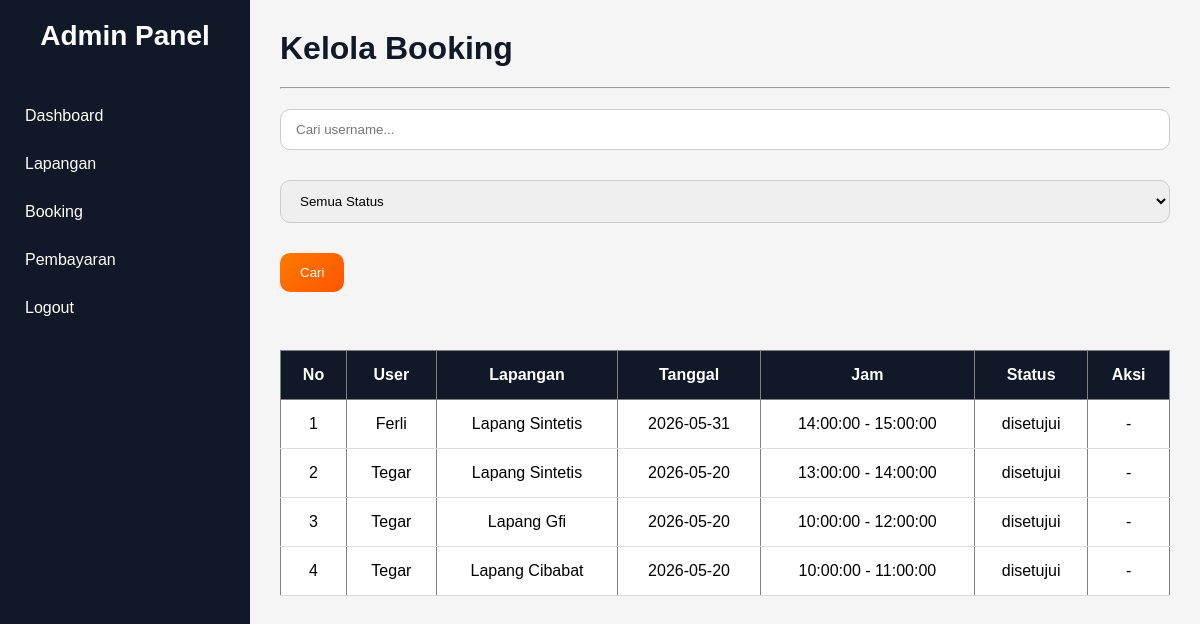
/PemesananLapanganFutsal/Admin/Booking_admin.php (signed in), run on the app's committed database.
### tables this page shows
CREATE TABLE `tbooking` (
  `Id_booking` int(11) NOT NULL,
  `Username` varchar(100) NOT NULL,
  `Id_lapang` int(11) NOT NULL,
  `Tanggal` date NOT NULL,
  `Jam_mulai` time NOT NULL,
  `Jam_selesai` time NOT NULL,
  `Status` varchar(50) NOT NULL
);

CREATE TABLE `tlapang` (
  `Id_lapang` int(11) NOT NULL,
  `Nama_lapangan` varchar(100) NOT NULL,
  `Harga` int(11) NOT NULL,
  `Deskripsi` text NOT NULL,
  `Gambar` varchar(255) DEFAULT NULL
);

### PemesananLapanganFutsal/Admin/Booking_admin.php (the view, shortened to what this page needs)
<?php
require_once("../config/koneksi.php");
include "Layout_admin.php";
$search = "";
$query = "SELECT *
FROM tbooking
INNER JOIN tlapang
ON tbooking.Id_lapang =
tlapang.Id_lapang
WHERE Username LIKE '%$search%'";
$query .=
" ORDER BY Id_booking DESC";
$result = mysqli_query($koneksi, $query);
?>
<h1>Kelola Booking</h1>
<hr>
<form method="GET"
      class="filter-form">
    <input type="text"
           name="search"
           placeholder="Cari username..."
           value="<?= $search; ?>">
    <select name="status">
        <option value="">
            Semua Status
        </option>
    </select>
    <button type="submit">
        Cari
    </button>
</form>
<br>
<div class="table-container">
    <table border="1" cellpadding="10">
        <tr>
            <th>No</th>
            <th>User</th>
            <th>Lapangan</th>
            <th>Tanggal</th>
            <th>Jam</th>
            <th>Status</th>
            <th>Aksi</th>
        </tr>
        <?php
        $no = 1;
        while ($row = mysqli_fetch_assoc($result)) {
            ?>
            <tr>
                <td><?= $no++; ?></td>
                <td>
                    <?= $row['Username']; ?>
                </td>
                <td>
                    <?= $row['Nama_lapangan']; ?>
                </td>
                <td>
                    <?= $row['Tanggal']; ?>
                </td>
                <td>
                    <?= $row['Jam_mulai']; ?>
                    -
                    <?= $row['Jam_selesai']; ?>
                </td>
                <td>
                    <?= $row['Status']; ?>
                </td>
                <td>
                    <?php if ($row['Status'] == 'menunggu') { ?>
                        <a href="Action/Approve_booking.php?id=<?= $row['Id_booking']; ?>">
                            Approve
                        </a>
                        |
                        <a href="Action/Disapprove_booking.php?id=<?= $row['Id_booking']; ?>">
                            Disapprove
                        </a>
                    <?php } else { ?>
                        -
                    <?php } ?>
                </td>
            </tr>
        <?php } ?>
    </table>
</div>
<?php include "Footer_admin.php"; ?>

### PemesananLapanganFutsal/asset/css/admin.css (style rules this page uses)
:root { --primary: #ff7a00; --dark: #111827; --dark2: #1f2937; --light: #f5f5f5; --white: #ffffff; }
* { margin: 0; padding: 0; box-sizing: border-box; font-family: Arial, sans-serif; }
body { background: var(--light); }
h1 { margin-bottom: 20px; color: var(--dark); }
input, textarea, select { width: 100%; padding: 12px; border: 1px solid #ccc; border-radius: 8px; margin-bottom: 15px; }
button, .btn { padding: 10px 18px; border: none; border-radius: 8px; background: var(--primary); color: white; cursor: pointer; text-decoration: none; transition: 0.3s; }
table { width: 100%; border-collapse: collapse; background: white; margin-top: 20px; }
table th { background: var(--dark); color: white; padding: 15px; text-align: center; }
table td { padding: 15px; border-bottom: 1px solid #ddd; text-align: center; vertical-align: middle; }
.filter-form { display: flex; gap: 15px; margin: 20px 0; flex-wrap: wrap; }
.filter-form input, .filter-form select { padding: 12px 15px; border-radius: 10px; border: 1px solid #ccc; outline: none; min-width: 220px; }
.filter-form button { padding: 12px 20px; border: none; border-radius: 10px; background: linear-gradient( 135deg, #ff7a00, #ff5500 ); color: white; cursor: pointer; transition: 0.3s; }

### data on the page
tbooking: Username "Ferli", Id_lapang.Nama_lapangan "Lapang Sintetis", Tanggal "2026-05-31", Jam_mulai "14:00:00", Jam_selesai "15:00:00", Status "disetujui"
tbooking: Username "Tegar", Id_lapang.Nama_lapangan "Lapang Sintetis", Tanggal "2026-05-20", Jam_mulai "13:00:00", Jam_selesai "14:00:00", Status "disetujui"
tbooking: Username "Tegar", Id_lapang.Nama_lapangan "Lapang Gfi", Tanggal "2026-05-20", Jam_mulai "10:00:00", Jam_selesai "12:00:00", Status "disetujui"
tbooking: Username "Tegar", Id_lapang.Nama_lapangan "Lapang Cibabat", Tanggal "2026-05-20", Jam_mulai "10:00:00", Jam_selesai "11:00:00", Status "disetujui"
